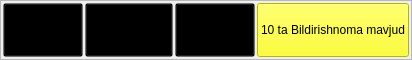
         <widget class="QFrame" name="frame_12">
          <property name="sizePolicy">
           <sizepolicy hsizetype="Preferred" vsizetype="Preferred">
            <horstretch>0</horstretch>
            <verstretch>2</verstretch>
           </sizepolicy>
          </property>
          <property name="maximumSize">
           <size>
            <width>16777215</width>
            <height>60</height>
           </size>
          </property>
          <property name="focusPolicy">
           <enum>Qt::NoFocus</enum>
          </property>
          <property name="styleSheet">
           <string notr="true">QPushButton{
background-color: rgba(0, 0, 0, 10);
}
QPushButton:hover{
background-color: rgb(98, 195, 255);
}</string>
          </property>
          <property name="frameShape">
           <enum>QFrame::StyledPanel</enum>
          </property>
          <property name="frameShadow">
           <enum>QFrame::Raised</enum>
          </property>
          <layout class="QHBoxLayout" name="horizontalLayout_6">
           <property name="spacing">
            <number>2</number>
           </property>
           <property name="leftMargin">
            <number>2</number>
           </property>
           <property name="topMargin">
            <number>2</number>
           </property>
           <property name="rightMargin">
            <number>2</number>
           </property>
           <property name="bottomMargin">
            <number>2</number>
           </property>
           <item>
            <widget class="QPushButton" name="pushButton_19">
             <property name="sizePolicy">
              <sizepolicy hsizetype="Minimum" vsizetype="Minimum">
               <horstretch>0</horstretch>
               <verstretch>0</verstretch>
              </sizepolicy>
             </property>
             <property name="maximumSize">
              <size>
               <width>200</width>
               <height>16777215</height>
              </size>
             </property>
             <property name="focusPolicy">
              <enum>Qt::NoFocus</enum>
             </property>
             <property name="styleSheet">
              <string notr="true"/>
             </property>
             <property name="text">
              <string>Ortga</string>
             </property>
            </widget>
           </item>
           <item>
            <widget class="QPushButton" name="pushButton_20">
             <property name="sizePolicy">
              <sizepolicy hsizetype="Minimum" vsizetype="Minimum">
               <horstretch>0</horstretch>
               <verstretch>0</verstretch>
              </sizepolicy>
             </property>
             <property name="focusPolicy">
              <enum>Qt::NoFocus</enum>
             </property>
             <property name="text">
              <string>Bugungi savdo</string>
             </property>
            </widget>
           </item>
           <item>
            <widget class="QPushButton" name="pushButton_21">
             <property name="sizePolicy">
              <sizepolicy hsizetype="Minimum" vsizetype="Minimum">
               <horstretch>0</horstretch>
               <verstretch>0</verstretch>
              </sizepolicy>
             </property>
             <property name="focusPolicy">
              <enum>Qt::NoFocus</enum>
             </property>
             <property name="text">
              <string>Qarz qaydlari</string>
             </property>
            </widget>
           </item>
           <item>
            <widget class="QPushButton" name="pushButton_33">
             <property name="sizePolicy">
              <sizepolicy hsizetype="Minimum" vsizetype="Minimum">
               <horstretch>0</horstretch>
               <verstretch>0</verstretch>
              </sizepolicy>
             </property>
             <property name="styleSheet">
              <string notr="true">QPushButton{
background-color: rgb(255, 255, 0);}
QPushButton:hover{
background-color: rgb(98, 195, 255);
}</string>
             </property>
             <property name="text">
              <string>10 ta Bildirishnoma mavjud</string>
             </property>
            </widget>
           </item>
          </layout>
         </widget>
